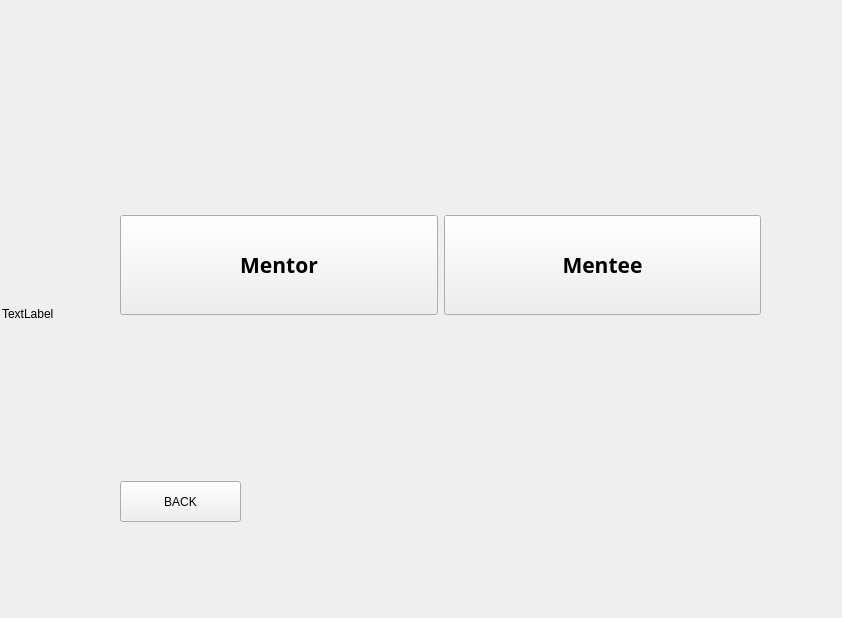
   <widget class="QWidget" name="page">
    <widget class="QWidget" name="horizontalLayoutWidget">
     <property name="geometry">
      <rect>
       <x>120</x>
       <y>80</y>
       <width>641</width>
       <height>371</height>
      </rect>
     </property>
     <layout class="QHBoxLayout" name="horizontalLayout">
      <item>
       <widget class="QPushButton" name="pushButton_8">
        <property name="minimumSize">
         <size>
          <width>0</width>
          <height>100</height>
         </size>
        </property>
        <property name="font">
         <font>
          <family>American Typewriter</family>
          <pointsize>16</pointsize>
          <bold>true</bold>
         </font>
        </property>
        <property name="text">
         <string>Mentor</string>
        </property>
       </widget>
      </item>
      <item>
       <widget class="QPushButton" name="pushButton_7">
        <property name="minimumSize">
         <size>
          <width>0</width>
          <height>100</height>
         </size>
        </property>
        <property name="font">
         <font>
          <family>American Typewriter</family>
          <pointsize>16</pointsize>
          <bold>true</bold>
         </font>
        </property>
        <property name="text">
         <string>Mentee</string>
        </property>
       </widget>
      </item>
     </layout>
    </widget>
    <widget class="QLabel" name="background7">
     <property name="geometry">
      <rect>
       <x>2</x>
       <y>18</y>
       <width>831</width>
       <height>591</height>
      </rect>
     </property>
     <property name="text">
      <string>TextLabel</string>
     </property>
     <property name="scaledContents">
      <bool>true</bool>
     </property>
    </widget>
    <widget class="QPushButton" name="pushButton_13">
     <property name="geometry">
      <rect>
       <x>120</x>
       <y>481</y>
       <width>121</width>
       <height>41</height>
      </rect>
     </property>
     <property name="text">
      <string>BACK</string>
     </property>
    </widget>
    <zorder>background7</zorder>
    <zorder>horizontalLayoutWidget</zorder>
    <zorder>pushButton_13</zorder>
   </widget>
